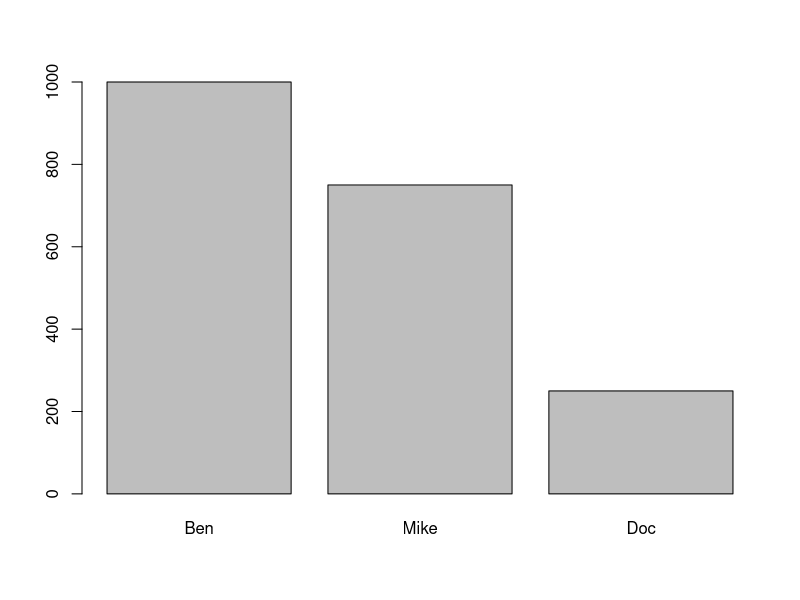
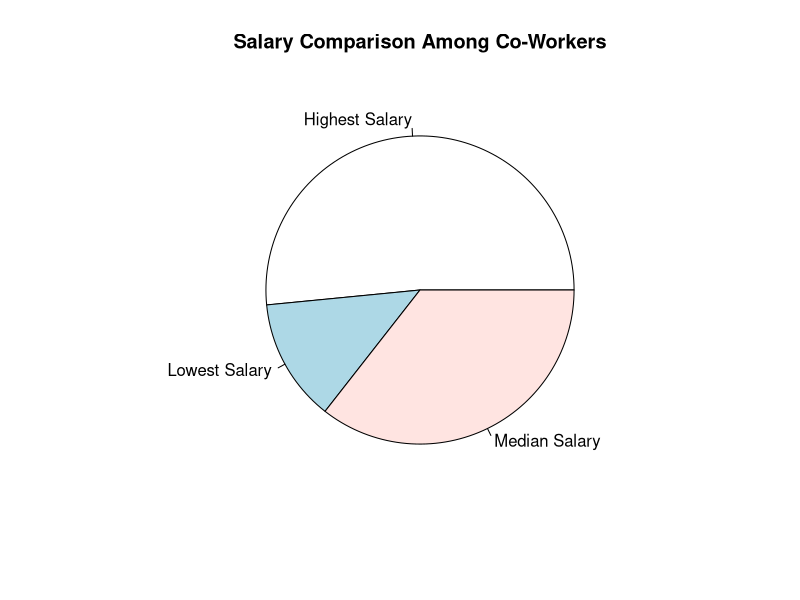

These charts were generated, in order, by the following R code: (Note: a time limit stopped this script after it produced the figures.)
## ---- chunk 1
m1 <- matrix(c(7,9,12,2,4,13), byrow=TRUE, nrow = 2)
m2 <- matrix(c(1,7,12,19,2,8,13,20,3,9,14,21), byrow=TRUE, nrow = 3)
m1 %*% m2
## ---- chunk 2
dataFrame <- data.frame (
  id = c(1:5),
  name = c('Ben', 'Jack', 'Steven', 'Mike', 'Doc'),
  salary = c(1000, 690, 420, 750, 250)
)

dept <- cbind(dataFrame, department = c('investment banking', 'sales & trading', 'marketing', 'investor relations', 'customer service'))

rem <- dept[c(1, 3, 5), c(2, 3)]

dataFrame
dept
rem

new.dataFrame <- dataFrame[c(1, 4, 5),]
barplot(new.dataFrame$salary, names.arg = new.dataFrame$name)
pie(c(max(dataFrame$salary), min(dataFrame$salary), median(dataFrame$salary)), labels = c('Highest Salary','Lowest Salary','Median Salary'), main = 'Salary Comparison Among Co-Workers')
## ---- chunk 3

start = ''

'Welcome to Rock, Paper, Scissors!'

while (start != 'y' & start != 'n') {
  start <- readline(prompt = 'Are you ready to play? (y/n): ')
  start <- tolower(start)
}
if (start == 'y') {
  'Starting Game...'
} else {
  'Come Back Soon!'
}
## ---- chunk 4
player_move = 'r'
options = c('r', 'p', 's')
computer_move = sample(options, 1)

if (player_move == computer_move) {
  'tie - computer chose rock'
} else if ((player_move == 'r')&(computer_move == 'p')) {
    'loss - computer chose paper'
} else if ((player_move == 'r')&(computer_move == 's')) {
    'win - computer chose scissors'
}
